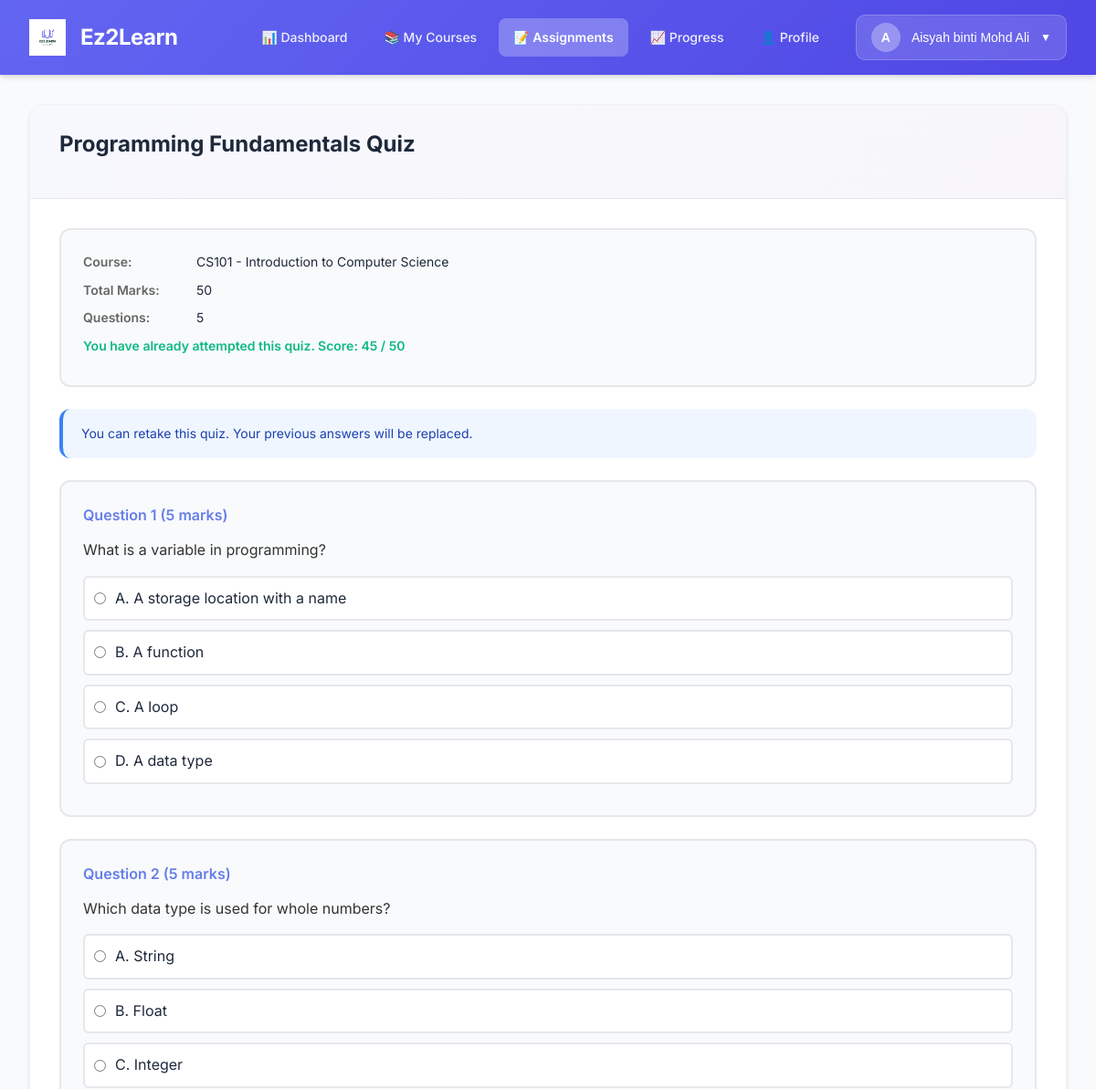
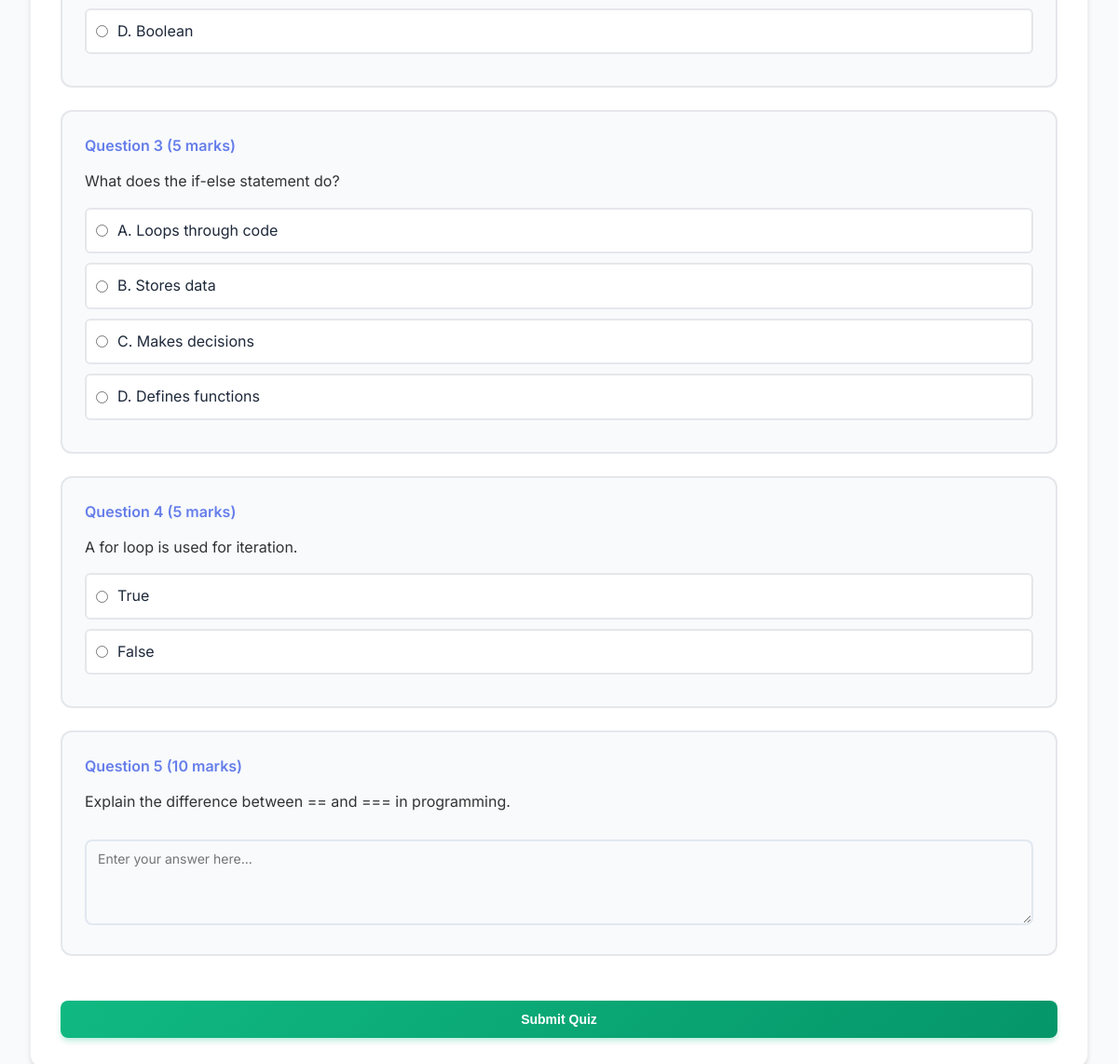
Screenshot of /student/module-assignments/attempt-quiz.php?quiz_id=1 (signed in) with the database file from the repository (2 pictures, top to bottom).
### tables this page shows
CREATE TABLE quizzes (
    quiz_id INT AUTO_INCREMENT PRIMARY KEY,
    course_id INT NOT NULL,
    lecturer_id INT NOT NULL,
    title VARCHAR(150) NOT NULL,
    total_marks INT,
    FOREIGN KEY (course_id) REFERENCES courses(course_id),
    FOREIGN KEY (lecturer_id) REFERENCES users(user_id)
);

CREATE TABLE courses (
    course_id INT AUTO_INCREMENT PRIMARY KEY,
    course_code VARCHAR(20) UNIQUE NOT NULL,
    course_name VARCHAR(100) NOT NULL,
    description TEXT,
    status ENUM('open','closed') DEFAULT 'open'
);

CREATE TABLE quiz_attempts (
    attempt_id INT AUTO_INCREMENT PRIMARY KEY,
    quiz_id INT NOT NULL,
    student_id INT NOT NULL,
    score INT,
    answers TEXT,
    attempted_at TIMESTAMP DEFAULT CURRENT_TIMESTAMP,
    FOREIGN KEY (quiz_id) REFERENCES quizzes(quiz_id),
    FOREIGN KEY (student_id) REFERENCES users(user_id)
);

CREATE TABLE quiz_questions (
    question_id INT AUTO_INCREMENT PRIMARY KEY,
    quiz_id INT NOT NULL,
    question_text TEXT NOT NULL,
    question_type ENUM('multiple_choice', 'true_false', 'short_answer') NOT NULL DEFAULT 'multiple_choice',
    option_a VARCHAR(255),
    option_b VARCHAR(255),
    option_c VARCHAR(255),
    option_d VARCHAR(255),
    correct_answer VARCHAR(255) NOT NULL,
    marks INT DEFAULT 1,
    question_order INT DEFAULT 0,
    FOREIGN KEY (quiz_id) REFERENCES quizzes(quiz_id) ON DELETE CASCADE
);

### student/module-assignments/attempt-quiz.php (the view, shortened to what this page needs)
<?php
$db_host = 'localhost';
$db_user = 'root';
$db_pass = '';
$db_name = 'ez2learn';
$conn = mysqli_connect($db_host, $db_user, $db_pass, $db_name);
$student_id = $_SESSION['user_id'] ?? 0;
$quiz_id = (int)($_GET['quiz_id'] ?? 0);
$quiz_query = "
    SELECT q.*, c.course_code, c.course_name
    FROM quizzes q
    INNER JOIN enrollments e ON q.course_id = e.course_id
    LEFT JOIN courses c ON q.course_id = c.course_id
    WHERE q.quiz_id = ? AND e.student_id = ?
";
$stmt = mysqli_prepare($conn, $quiz_query);
mysqli_stmt_bind_param($stmt, "ii", $quiz_id, $student_id);
mysqli_stmt_execute($stmt);
$result = mysqli_stmt_get_result($stmt);
$quiz = mysqli_fetch_assoc($result);
$check_attempt = mysqli_prepare($conn, "SELECT attempt_id, score FROM quiz_attempts WHERE quiz_id = ? AND student_id = ?");
mysqli_stmt_bind_param($check_attempt, "ii", $quiz_id, $student_id);
mysqli_stmt_execute($check_attempt);
$attempt_result = mysqli_stmt_get_result($check_attempt);
$existing_attempt = mysqli_fetch_assoc($attempt_result);
$questions_query = "
    SELECT question_id, question_text, question_type, option_a, option_b, option_c, option_d, marks
    FROM quiz_questions
    WHERE quiz_id = ?
    ORDER BY question_order ASC
";
$stmt = mysqli_prepare($conn, $questions_query);
mysqli_stmt_bind_param($stmt, "i", $quiz_id);
mysqli_stmt_execute($stmt);
$result = mysqli_stmt_get_result($stmt);
$questions = mysqli_fetch_all($result, MYSQLI_ASSOC);
require_once '../../includes/header-student.php';
?>
    <div class="container">
        <div class="page-container">
            <div class="page-header">
                <h1 class="page-title"><?php echo htmlspecialchars($quiz['title']); ?></h1>
            </div>
            <div class="content">
                <div class="quiz-info">
                    <div class="info-row">
                        <span class="info-label">Course:</span>
                        <?php echo htmlspecialchars($quiz['course_code'] . ' - ' . $quiz['course_name']); ?>
                    </div>
                    <div class="info-row">
                        <span class="info-label">Total Marks:</span>
                        <?php echo $quiz['total_marks'] ?? 'N/A'; ?>
                    </div>
                    <div class="info-row">
                        <span class="info-label">Questions:</span>
                        <?php echo count($questions); ?>
                    </div>
                    <?php if ($existing_attempt): ?>
                        <div class="info-row" style="color: #10b981; font-weight: 600;">
                            You have already attempted this quiz. Score: <?php echo $existing_attempt['score']; ?> / <?php echo $quiz['total_marks']; ?>
                        </div>
                    <?php endif; ?>
                </div>
                <?php if (empty($questions)): ?>
                    <div style="text-align: center; padding: 3rem 2rem; color: #6b7280;">
                        <p>No questions available for this quiz.</p>
                    </div>
                <?php else: ?>
                <?php if ($existing_attempt): ?>
                    <div class="alert alert-info">
                        You can retake this quiz. Your previous answers will be replaced.
                    </div>
                <?php endif; ?>
                <form method="POST" id="quizForm">
                    <?php foreach ($questions as $index => $question): ?>
                        <div class="question-item">
                            <div class="question-number">Question <?php echo $index + 1; ?> (<?php echo $question['marks']; ?> marks)</div>
                            <div class="question-text"><?php echo htmlspecialchars($question['question_text']); ?></div>
                            <?php if ($question['question_type'] === 'multiple_choice' || $question['question_type'] === 'true_false'): ?>
                                <div class="options-list">
                                    <?php if ($question['option_a']): ?>
                                        <div class="option-item">
                                            <label class="option-label">
                                                <input type="radio" name="answers[<?php echo $question['question_id']; ?>]" value="A" required>
                                                <span>A. <?php echo htmlspecialchars($question['option_a']); ?></span>
                                            </label>
                                        </div>
                                    <?php endif; ?>
                                    <?php if ($question['option_b']): ?>
                                        <div class="option-item">
                                            <label class="option-label">
                                                <input type="radio" name="answers[<?php echo $question['question_id']; ?>]" value="B" required>
                                                <span>B. <?php echo htmlspecialchars($question['option_b']); ?></span>
                                            </label>
                                        </div>
                                    <?php endif; ?>
                                    <?php if ($question['option_c']): ?>
                                        <div class="option-item">
                                            <label class="option-label">
                                                <input type="radio" name="answers[<?php echo $question['question_id']; ?>]" value="C" required>
                                                <span>C. <?php echo htmlspecialchars($question['option_c']); ?></span>
                                            </label>
                                        </div>
                                    <?php endif; ?>
                                    <?php if ($question['option_d']): ?>
                                        <div class="option-item">
                                            <label class="option-label">
                                                <input type="radio" name="answers[<?php echo $question['question_id']; ?>]" value="D" required>
                                                <span>D. <?php echo htmlspecialchars($question['option_d']); ?></span>
                                            </label>
                                        </div>
                                    <?php endif; ?>
                                    <?php if ($question['question_type'] === 'true_false'): ?>
                                        <div class="option-item">
                                            <label class="option-label">
                                                <input type="radio" name="answers[<?php echo $question['question_id']; ?>]" value="True" required>
                                                <span>True</span>
                                            </label>
                                        </div>
                                        <div class="option-item">
                                            <label class="option-label">
                                                <input type="radio" name="answers[<?php echo $question['question_id']; ?>]" value="False" required>
                                                <span>False</span>
                                            </label>
                                        </div>
                                    <?php endif; ?>
                                </div>
                            <?php else: ?>
                                <textarea name="answers[<?php echo $question['question_id']; ?>]" class="form-control" rows="4" required placeholder="Enter your answer here..."></textarea>
                            <?php endif; ?>
                        </div>
                    <?php endforeach; ?>
                    <button type="submit" name="submit_quiz" class="btn-submit">Submit Quiz</button>
                </form>
                <?php endif; ?>
            </div>
        </div>
    </div>
</body>
</html>

### includes/header-student.php (style rules this page uses)
* { margin: 0; padding: 0; box-sizing: border-box; }
body { font-family: 'Inter', -apple-system, BlinkMacSystemFont, 'Segoe UI', sans-serif; background: #f8fafc; color: #1e293b; line-height: 1.6; }
.container { max-width: 1600px; margin: 2rem auto; padding: 0 2rem; }

### student/module-assignments/attempt-quiz.php (style rules this page uses)
.page-container { background: #ffffff; border-radius: 16px; box-shadow: 0 4px 6px -1px rgba(0, 0, 0, 0.1), 0 2px 4px -1px rgba(0, 0, 0, 0.06); overflow: hidden; border: 1px solid rgba(0, 0, 0, 0.05); }
.page-header { padding: 1.5rem 2rem; border-bottom: 1px solid #e5e7eb; background: linear-gradient(135deg, rgba(102, 126, 234, 0.05) 0%, rgba(118, 75, 162, 0.05) 100%); }
.page-title { font-size: 1.5rem; font-weight: 700; color: #1e293b; margin-bottom: 1rem; }
.content { padding: 2rem; }
.quiz-info { background: #f8fafc; padding: 1.5rem; border-radius: 12px; margin-bottom: 1.5rem; border: 2px solid #e5e7eb; }
.info-row { margin-bottom: 8px; font-size: 14px; }
.info-label { font-weight: 600; color: #666; display: inline-block; min-width: 120px; }
.question-item { background: #f8fafc; padding: 1.5rem; border-radius: 12px; margin-bottom: 1.5rem; border: 2px solid #e5e7eb; transition: all 0.3s cubic-bezier(0.4, 0, 0.2, 1); }
.question-number { font-weight: 600; color: #667eea; font-size: 1rem; margin-bottom: 0.75rem; }
.question-text { font-size: 16px; color: #333; margin-bottom: 15px; line-height: 1.6; }
.options-list { margin-top: 15px; }
.option-item { margin-bottom: 10px; }
.option-label { display: flex; align-items: center; padding: 10px; background: white; border: 2px solid #e5e7eb; border-radius: 6px; cursor: pointer; transition: all 0.3s ease; }
.option-label input[type="radio"] { margin-right: 10px; }
.form-control { width: 100%; padding: 0.625rem 0.75rem; border: 2px solid #e2e8f0; border-radius: 8px; font-size: 0.875rem; margin-top: 0.75rem; transition: all 0.3s cubic-bezier(0.4, 0, 0.2, 1); background: #f8fafc; font-family: inherit; }
.btn-submit { background: linear-gradient(135deg, #10b981 0%, #059669 100%); color: white; border: none; padding: 0.75rem 1.5rem; border-radius: 8px; font-size: 0.875rem; font-weight: 600; cursor: pointer; transition: all 0.3s cubic-bezier(0.4, 0, 0.2, 1); width: 100%; margin-top: 1.5rem; box-shadow: 0 4px 6px -1px rgba(16, 185, 129, 0.3); }
.alert { padding: 1rem 1.25rem; border-radius: 12px; margin-bottom: 1.5rem; border-left: 4px solid; display: flex; align-items: center; gap: 0.75rem; font-size: 0.875rem; animation: slideUp 0.3s; }
.alert-info { background: #eff6ff; border-color: #3b82f6; color: #1e40af; }

### rows the page displays
quizzes: title "Programming Fundamentals Quiz", course.course_name "CS101 - Introduction to Computer Science", total_marks "50"
quiz_attempts: score "45"
quiz_questions: marks "5", question_text "What is a variable in programming?", option_a "A storage location with a name", option_b "A function", option_c "A loop", option_d "A data type"
quiz_questions: marks "5", question_text "Which data type is used for whole numbers?", option_a "String", option_b "Float", option_c "Integer", option_d "Boolean"
quiz_questions: marks "5", question_text "What does the if-else statement do?", option_a "Loops through code", option_b "Stores data", option_c "Makes decisions", option_d "Defines functions"
quiz_questions: marks "5", question_text "A for loop is used for iteration."
quiz_questions: marks "10", question_text "Explain the difference between == and === in programming.", question_id "Enter your answer here..."

### other values shown
substr($user_name, 0, 1) "A"
$user_name "Aisyah binti Mohd Ali"
count($questions) "5"
